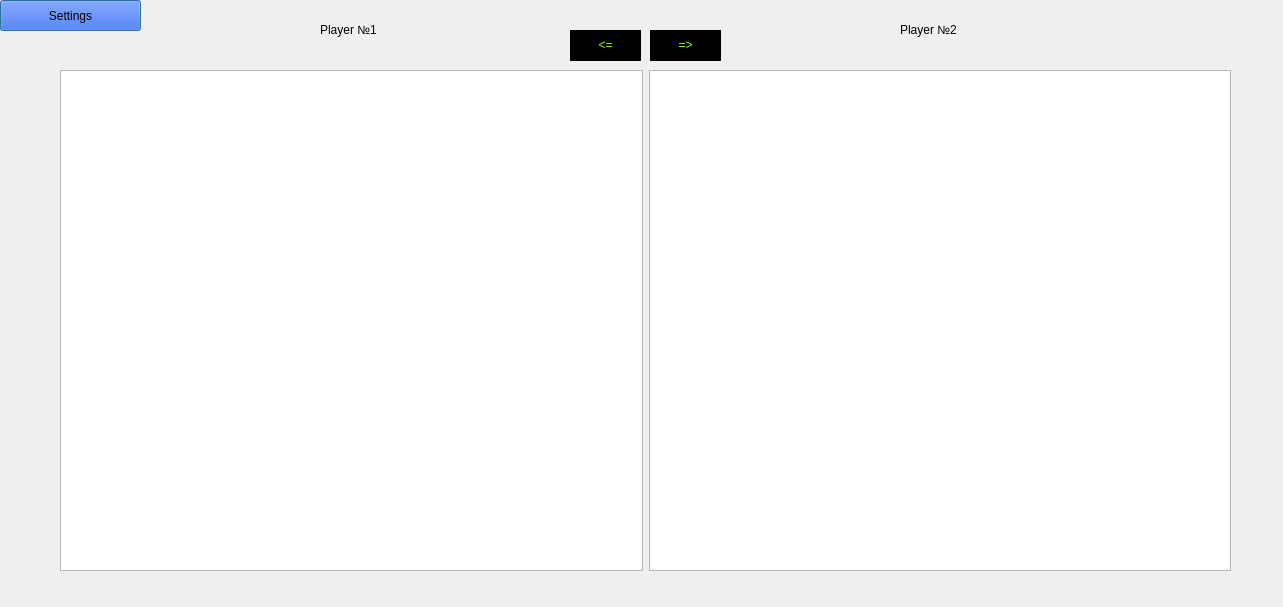
<?xml version="1.0" encoding="UTF-8"?>
<ui version="4.0">
 <class>War</class>
 <widget class="QDialog" name="War">
  <property name="geometry">
   <rect>
    <x>0</x>
    <y>0</y>
    <width>1283</width>
    <height>607</height>
   </rect>
  </property>
  <property name="windowTitle">
   <string>Dialog</string>
  </property>
  <widget class="QWidget" name="horizontalLayoutWidget">
   <property name="geometry">
    <rect>
     <x>60</x>
     <y>70</y>
     <width>1171</width>
     <height>501</height>
    </rect>
   </property>
   <layout class="QHBoxLayout" name="horizontalLayout">
    <item>
     <widget class="QTableWidget" name="tableWidget">
      <attribute name="verticalHeaderShowSortIndicator" stdset="0">
       <bool>false</bool>
      </attribute>
     </widget>
    </item>
    <item>
     <widget class="QTableWidget" name="tableWidget_2"/>
    </item>
   </layout>
  </widget>
  <widget class="QPushButton" name="pushButton_2">
   <property name="geometry">
    <rect>
     <x>0</x>
     <y>0</y>
     <width>141</width>
     <height>31</height>
    </rect>
   </property>
   <property name="styleSheet">
    <string notr="true">font: 9pt &quot;Snap ITC&quot;;
background-color: rgb(0, 68, 255);</string>
   </property>
   <property name="text">
    <string>Settings</string>
   </property>
  </widget>
  <widget class="QLabel" name="label_3">
   <property name="geometry">
    <rect>
     <x>650</x>
     <y>30</y>
     <width>71</width>
     <height>31</height>
    </rect>
   </property>
   <property name="styleSheet">
    <string notr="true">color: rgb(153, 255, 0);
background-color: rgb(0, 0, 0);
font: 12pt &quot;Stencil&quot;;</string>
   </property>
   <property name="text">
    <string>&lt;html&gt;&lt;head/&gt;&lt;body&gt;&lt;p align=&quot;center&quot;&gt;=&amp;gt;&lt;/p&gt;&lt;/body&gt;&lt;/html&gt;</string>
   </property>
  </widget>
  <widget class="QLabel" name="label_4">
   <property name="geometry">
    <rect>
     <x>570</x>
     <y>30</y>
     <width>71</width>
     <height>31</height>
    </rect>
   </property>
   <property name="styleSheet">
    <string notr="true">color: rgb(153, 255, 0);
background-color: rgb(0, 0, 0);
font: 12pt &quot;Stencil&quot;;</string>
   </property>
   <property name="text">
    <string>&lt;html&gt;&lt;head/&gt;&lt;body&gt;&lt;p align=&quot;center&quot;&gt;&amp;lt;=&lt;/p&gt;&lt;/body&gt;&lt;/html&gt;</string>
   </property>
  </widget>
  <widget class="QLabel" name="label">
   <property name="geometry">
    <rect>
     <x>320</x>
     <y>20</y>
     <width>85</width>
     <height>20</height>
    </rect>
   </property>
   <property name="styleSheet">
    <string notr="true"/>
   </property>
   <property name="text">
    <string>&lt;html&gt;&lt;head/&gt;&lt;body&gt;&lt;p&gt;Player №1&lt;/p&gt;&lt;/body&gt;&lt;/html&gt;</string>
   </property>
  </widget>
  <widget class="QLabel" name="label_2">
   <property name="geometry">
    <rect>
     <x>900</x>
     <y>20</y>
     <width>85</width>
     <height>20</height>
    </rect>
   </property>
   <property name="styleSheet">
    <string notr="true"/>
   </property>
   <property name="text">
    <string>Player №2</string>
   </property>
  </widget>
 </widget>
 <resources/>
 <connections/>
</ui>
